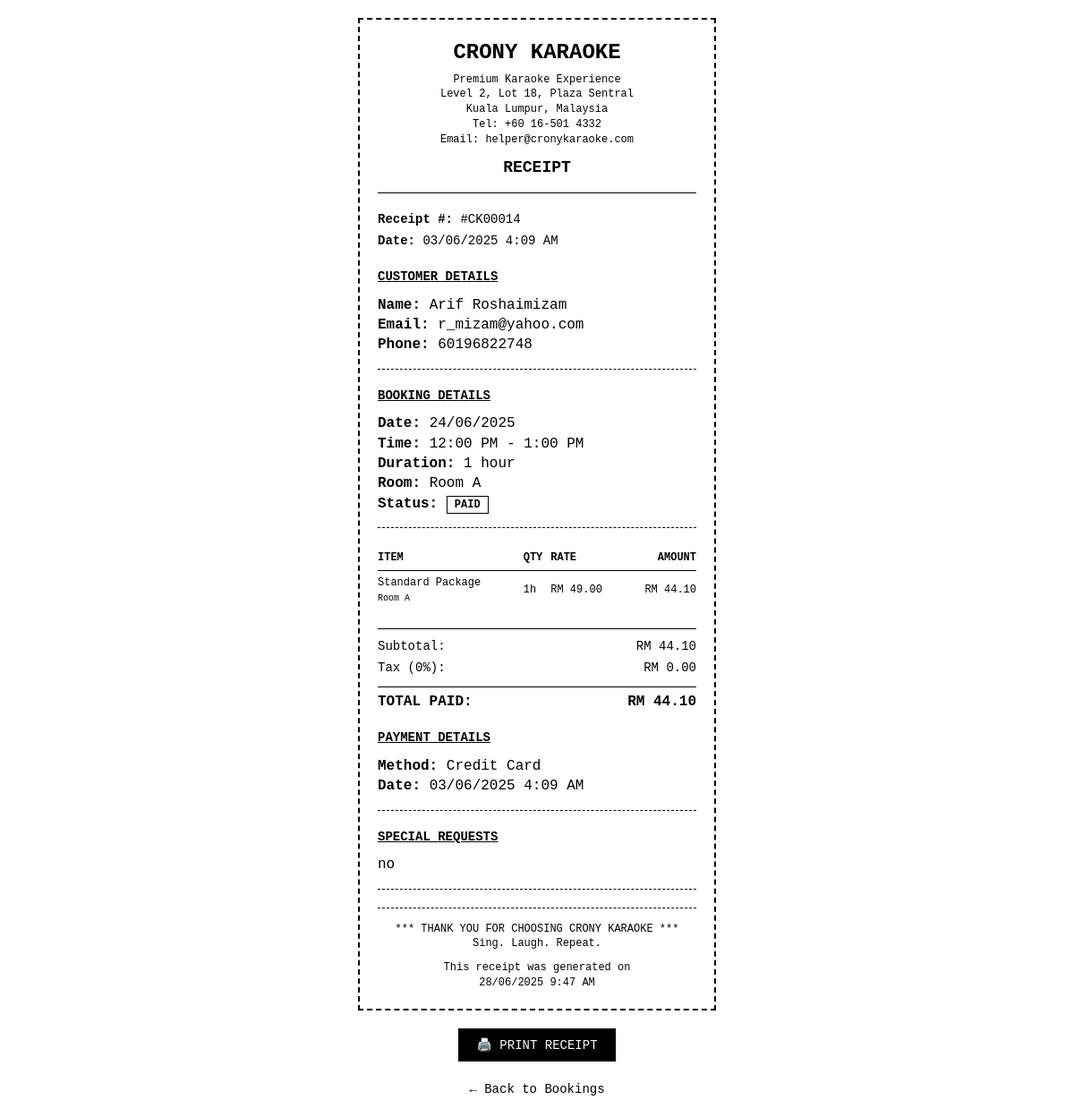
The app's page /user/view_invoice.php?id=14 (signed in), older data.
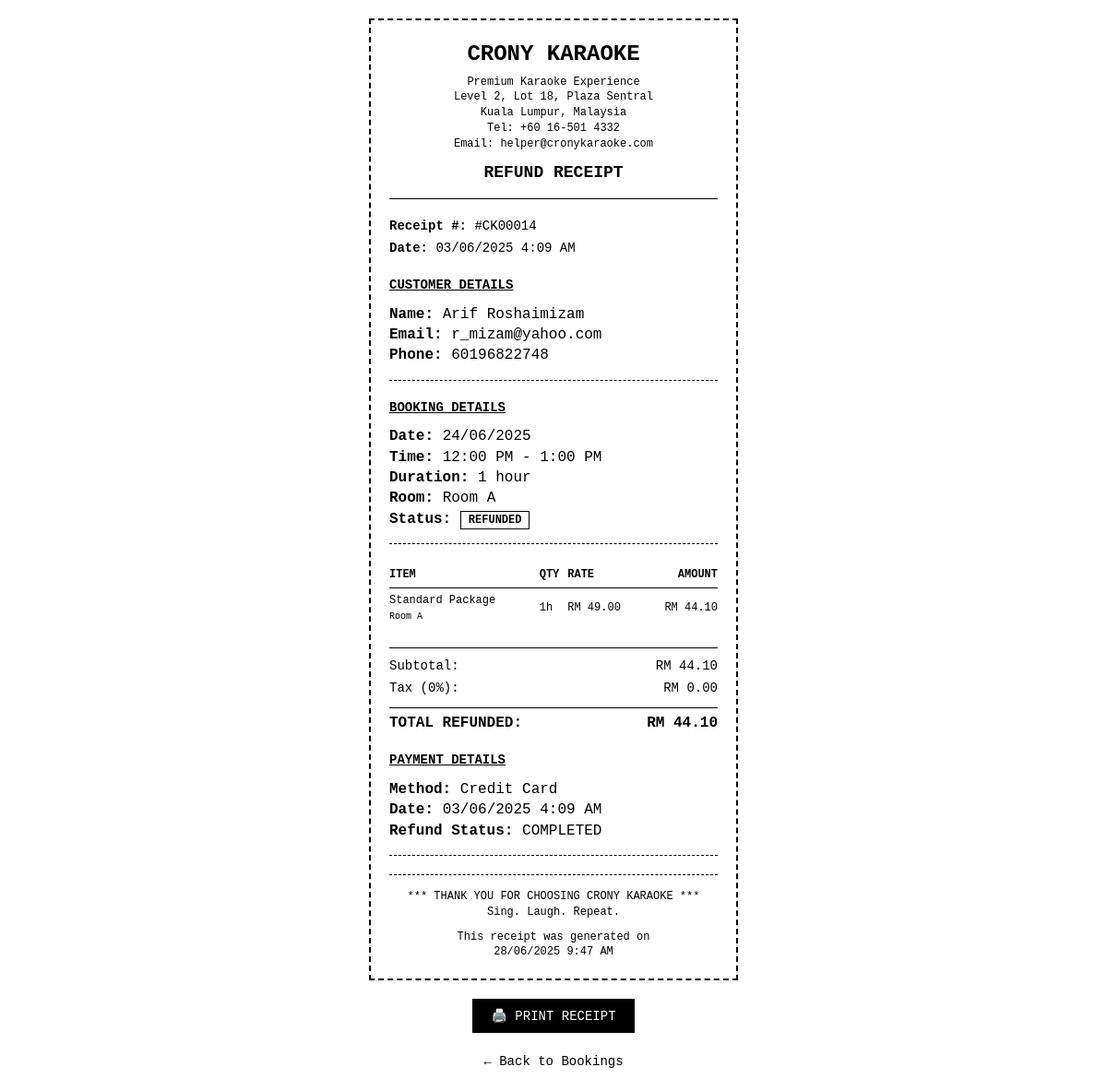
The same page, newer data.
### tables this page shows
CREATE TABLE `reservations` (
  `reservationID` int(11) NOT NULL,
  `userID` int(11) DEFAULT NULL,
  `roomID` int(11) DEFAULT NULL,
  `reservationDate` date DEFAULT NULL,
  `startTime` time DEFAULT NULL,
  `endTime` time DEFAULT NULL,
  `totalPrice` decimal(10,2) DEFAULT NULL,
  `status` enum('pending','confirmed','cancelled') DEFAULT 'pending',
  `addInfo` text NOT NULL,
  `createdAt` timestamp NOT NULL DEFAULT current_timestamp()
);

CREATE TABLE `payments` (
  `paymentID` int(11) NOT NULL,
  `reservationID` int(11) DEFAULT NULL,
  `paymentMethod` varchar(50) DEFAULT NULL,
  `amountPaid` decimal(10,2) DEFAULT NULL,
  `paymentDate` timestamp NOT NULL DEFAULT current_timestamp(),
  `paymentStatus` enum('pending','paid','refunded') DEFAULT 'pending'
);

CREATE TABLE `users` (
  `userID` int(11) NOT NULL,
  `fullName` varchar(100) DEFAULT NULL,
  `email` varchar(100) DEFAULT NULL,
  `phone` varchar(20) NOT NULL,
  `password` varchar(255) DEFAULT NULL,
  `role` enum('user','admin') DEFAULT 'user',
  `createdAt` timestamp NOT NULL DEFAULT current_timestamp()
);

CREATE TABLE `rooms` (
  `roomID` int(11) NOT NULL,
  `roomName` varchar(100) DEFAULT NULL,
  `capacity` int(11) DEFAULT NULL,
  `status` enum('available','unavailable') DEFAULT 'available',
  `packageID` int(11) DEFAULT NULL
);

CREATE TABLE `packages` (
  `packageID` int(11) NOT NULL,
  `packageName` varchar(100) DEFAULT NULL,
  `description` text DEFAULT NULL,
  `pricePerHour` decimal(10,2) DEFAULT NULL
);

### user/view_invoice.php (the view, shortened to what the changed rows need)
<?php
include '../dbconfig.php';
$userID = $_SESSION['userID'];
$reservationID = $_GET['id'];
$invoiceQuery = "
    SELECT
        r.reservationID,
        r.reservationDate,
        r.startTime,
        r.endTime,
        r.totalPrice,
        r.status as reservationStatus,
        r.addInfo,
        r.createdAt,
        ro.roomName,
        pk.packageName,
        pk.pricePerHour,
        pk.description,
        p.paymentStatus,
        p.paymentMethod,
        p.amountPaid,
        p.paymentDate,
        u.fullName,
        u.email,
        u.phone,
        TIMESTAMPDIFF(HOUR, r.startTime, r.endTime) as duration
    FROM reservations r
    JOIN rooms ro ON r.roomID = ro.roomID
    JOIN packages pk ON ro.packageID = pk.packageID
    JOIN users u ON r.userID = u.userID
    LEFT JOIN payments p ON r.reservationID = p.reservationID
    WHERE r.reservationID = ? AND r.userID = ?
";
$stmt = $conn->prepare($invoiceQuery);
$stmt->bind_param("ii", $reservationID, $userID);
$stmt->execute();
$result = $stmt->get_result();
$invoice = $result->fetch_assoc();
$bookingReference = '#CK' . str_pad($invoice['reservationID'], 5, '0', STR_PAD_LEFT);
$isRefund = $invoice['reservationStatus'] == 'cancelled' && $invoice['paymentStatus'] == 'refunded';
$documentTitle = $isRefund ? 'REFUND RECEIPT' : 'RECEIPT';
$formattedDate = date('d/m/Y', strtotime($invoice['reservationDate']));
$formattedStartTime = date('g:i A', strtotime($invoice['startTime']));
$formattedEndTime = date('g:i A', strtotime($invoice['endTime']));
$receiptDate = date('d/m/Y g:i A', strtotime($invoice['paymentDate'] ?: $invoice['createdAt']));
?>
<!DOCTYPE html>
<html lang="en">
<head>
</head>
<body>
    <div class="receipt">
        <div class="header">
            <div class="company-name">CRONY KARAOKE</div>
            <div class="company-info">
                Premium Karaoke Experience<br>
                Level 2, Lot 18, Plaza Sentral<br>
                Kuala Lumpur, Malaysia<br>
                Tel: +60 16-501 4332<br>
                Email: helper@cronykaraoke.com
            </div>
            <div class="receipt-title"><?php echo $documentTitle; ?></div>
        </div>
        <div class="receipt-info">
            <div><strong>Receipt #:</strong> <?php echo $bookingReference; ?></div>
            <div><strong>Date:</strong> <?php echo $receiptDate; ?></div>
        </div>
        <div class="customer-info">
            <h4>CUSTOMER DETAILS</h4>
            <div><strong>Name:</strong> <?php echo htmlspecialchars($invoice['fullName']); ?></div>
            <div><strong>Email:</strong> <?php echo htmlspecialchars($invoice['email']); ?></div>
            <div><strong>Phone:</strong> <?php echo htmlspecialchars($invoice['phone']); ?></div>
        </div>
        <div class="booking-details">
            <h4>BOOKING DETAILS</h4>
            <div><strong>Date:</strong> <?php echo $formattedDate; ?></div>
            <div><strong>Time:</strong> <?php echo $formattedStartTime . ' - ' . $formattedEndTime; ?></div>
            <div><strong>Duration:</strong> <?php echo $invoice['duration']; ?> hour<?php echo $invoice['duration'] > 1 ? 's' : ''; ?></div>
            <div><strong>Room:</strong> <?php echo htmlspecialchars($invoice['roomName']); ?></div>
            <div><strong>Status:</strong>
                <span class="status-badge">
                    <?php echo $isRefund ? 'REFUNDED' : 'PAID'; ?>
                </span>
            </div>
        </div>
        <table class="items-table">
            <thead>
                <tr>
                    <th>ITEM</th>
                    <th>QTY</th>
                    <th>RATE</th>
                    <th class="amount">AMOUNT</th>
                </tr>
            </thead>
            <tbody>
                <tr>
                    <td>
                        <?php echo htmlspecialchars($invoice['packageName']); ?> Package<br>
                        <small><?php echo htmlspecialchars($invoice['roomName']); ?></small>
                    </td>
                    <td><?php echo $invoice['duration']; ?>h</td>
                    <td>RM <?php echo number_format($invoice['pricePerHour'], 2); ?></td>
                    <td class="amount">RM <?php echo number_format($invoice['totalPrice'], 2); ?></td>
                </tr>
            </tbody>
        </table>
        <div class="total-section">
            <div class="total-line">
                <span>Subtotal:</span>
                <span>RM <?php echo number_format($invoice['totalPrice'], 2); ?></span>
            </div>
            <div class="total-line total-final">
                <span><?php echo $isRefund ? 'TOTAL REFUNDED:' : 'TOTAL PAID:'; ?></span>
                <span>RM <?php echo number_format($invoice['amountPaid'], 2); ?></span>
            </div>
        </div>
        <div class="payment-info">
            <h4>PAYMENT DETAILS</h4>
            <div><strong>Method:</strong> <?php echo htmlspecialchars($invoice['paymentMethod']); ?></div>
            <div><strong>Date:</strong> <?php echo date('d/m/Y g:i A', strtotime($invoice['paymentDate'])); ?></div>
            <?php if ($isRefund): ?>
            <div><strong>Refund Status:</strong> COMPLETED</div>
            <?php endif; ?>
        </div>
        <?php if (!empty($invoice['addInfo'])): ?>
        <div class="payment-info">
            <h4><?php echo $invoice['reservationStatus'] == 'cancelled' ? 'CANCELLATION DETAILS' : 'SPECIAL REQUESTS'; ?></h4>
            <div><?php echo nl2br(htmlspecialchars($invoice['addInfo'])); ?></div>
        </div>
        <?php endif; ?>
    </div>
</body>
</html>

Row changes from the older to the newer data that the page shows:
changed reservations "12:00 PM": status.paymentStatus "RECEIPT" → "REFUND RECEIPT"; status "confirmed" → "cancelled" (drawn); addInfo "no" → (not shown)
Text that changed along with them:
text no longer shown: "PAID TOTAL PAID: SPECIAL REQUESTS"
text now shown: "REFUNDED TOTAL REFUNDED: Refund Status: COMPLETED"
